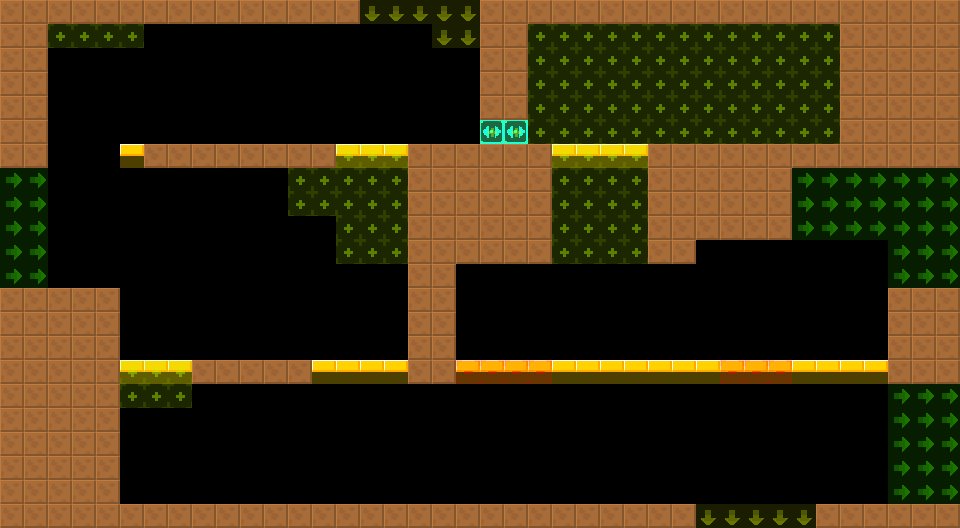

A level layout from a 2D game, rendered from its tile map. Below: a short description, then the map file with tile-grid data replaced by summaries:
An orthogonal 40x22 tile map with 24x24 px tiles, 2 tile layers (col, lnk), 2 tilesets and 1 object (Door).

<map version="1.4" tiledversion="1.4.2" orientation="orthogonal" renderorder="right-down" width="40" height="22" tilewidth="24" tileheight="24" infinite="0" nextlayerid="4" nextobjectid="8">
 <tileset firstgid="6" source="../../lnk.tsx" />
 <tileset firstgid="1" source="../../col.tsx" />
 <layer id="1" name="col" width="40" height="22">
  <data>[880 cells, 293 non-empty, 3 distinct tile ids]</data>
 </layer>
 <layer id="2" name="lnk" width="40" height="22" opacity="0.5">
  <data>[880 cells, 187 non-empty, 4 distinct tile ids]</data>
 </layer>
 <objectgroup id="3" name="markers" opacity="0.5">
  <object id="1" name="Door" type="Door" x="432" y="480" width="24" height="24">
   <properties>
    <property name="yr" value="0" />
    <property name="xr" value="0" />
   </properties>
  </object>
 </objectgroup>
</map>
